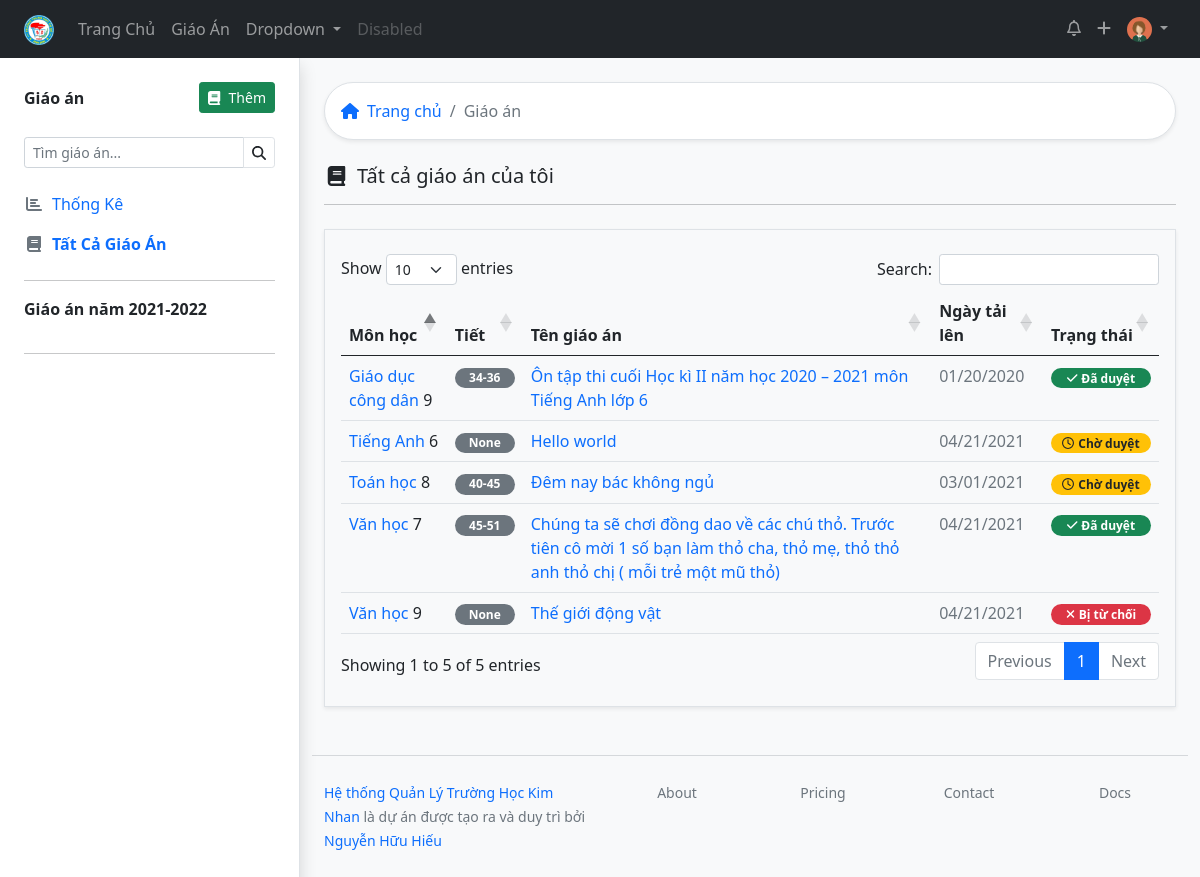
The page /lessons/ (signed in) on the database as committed earlier.
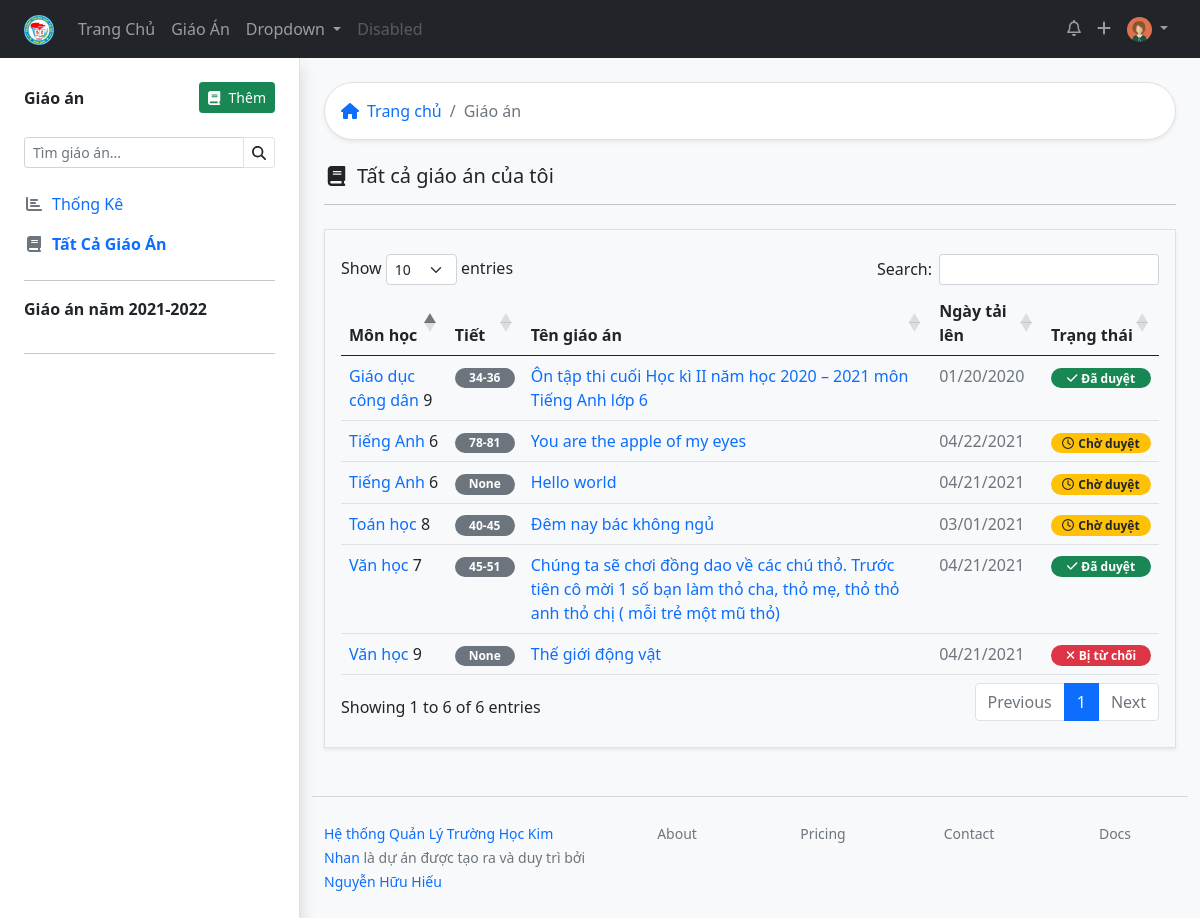
The same page on the database as committed later.
### lessonmanagement/models.py (models this page shows, shortened)
class Lesson(models.Model):
    title = models.CharField(max_length=200)
    upload_time = models.DateTimeField(auto_now_add=True)
    lesson_path = models.FileField(upload_to='test/')
    LEVEL_CHOICES = [
        (6, 6),
        (7, 7),
        (8, 8),
        (9, 9)
    ]
    level = models.IntegerField(choices=LEVEL_CHOICES, null=True, blank=True)
    description = models.CharField(max_length=200, null=True, blank=True)
    teacher = models.ForeignKey(Teacher, related_name="teacher", on_delete=models.SET_NULL, null=True, blank=True)
    checker = models.ForeignKey(Teacher, related_name="checker", on_delete=models.SET_NULL, null=True, blank=True)
    classyear_list = models.ManyToManyField(ClassYear, through="LessonClassYear")
    check_date = models.DateTimeField(auto_now = True, blank=True, null=True)
    subject = models.ForeignKey(Subject, on_delete=models.SET_NULL, null=True, blank=True)
    slug_subject = models.SlugField(max_length=200, null=True, blank=True)
    start_number_lesson = models.IntegerField(null=True, blank=True, help_text="Bài giảng này ở tiết số mấy")
    cout_number_lesson = models.IntegerField(null=True, blank=True, help_text="Bài giảng này trong bao nhiêu tiết")
    STATUS_CHOICES = [
    ('pending', 'Chờ duyệt'),
    ('acept', 'Đã duyệt'),
    ('deny', 'Bị từ chối'),
    ]
    status = models.CharField(max_length=10, blank=True, choices=STATUS_CHOICES ,default='pending')
    note_checker = models.CharField(max_length=200, blank=True)
    class Meta:
        verbose_name = "Giáo Án"
        verbose_name_plural = "Giáo Án"
        ordering = ["-upload_time"]

class SubjectAbstract(models.Model):
    title = models.CharField(max_length=20, verbose_name="Tên môn học", help_text="Tên chính xác của môn học theo quy định của Bộ Giáo Dục")
    description = models.TextField("Mô tả môn học", blank=True)
    coverimage = models.ImageField("Ảnh bìa cho môn học", upload_to = "subject/", null = True, blank = True)
    class Meta:
        abstract = True
    def __str__(self):
        return self.title

class Subject(SubjectAbstract):
    group = models.ForeignKey("GroupSubject", related_name='subject123',on_delete=models.SET_NULL, null=True, blank=True)
    subject_slug = models.SlugField(max_length=200, null=True, blank=True)
    member = models.ManyToManyField(Teacher, through="SubjectTeacher")
    classyear = models.ManyToManyField("ClassYear", through="SubjectClassYear")
    class Meta:
        verbose_name = "Môn học"
        verbose_name_plural = "Môn học"

### lessonmanagement/views.py (the view)
# urls.py: path('lessons/', views.alllessons, name="alllessons"),
def alllessons(request):
    lesson = Lesson.objects.filter(teacher=request.user.teacher.id).order_by('-upload_time')
    if now.month < 9:
        listyear = [now.year, now.year-1]
        lesson_toyear = Lesson.objects.filter(teacher=request.user.teacher.id).filter(upload_time__year__in=listyear)
    else:
        lesson_toyear = Lesson.objects.filter(teacher=request.user.teacher.id).filter(upload_time__year=now.year)
    lesson_pending = Lesson.objects.filter(teacher=request.user.teacher.id).filter(status="pending").order_by('-upload_time')
    lesson_acept = Lesson.objects.filter(teacher=request.user.teacher.id).filter(status="acept").order_by('-upload_time')
    lesson_deny = Lesson.objects.filter(teacher=request.user.teacher.id).filter(status="deny").order_by('-upload_time')
    teachersubjectclassyear = SubjectClassYear.objects.filter(teacher=request.user.teacher.id)
    context = {'lesson_list':lesson,'teachersubjectclassyear':teachersubjectclassyear, 'now': now, 'lesson_pending':lesson_pending,'lesson_acept':lesson_acept, 'lesson_deny':lesson_deny,'lesson_toyear':lesson_toyear
    }
    return render(request, 'all_lessons.html', context)

### lessonmanagement/models.py (called while the page is built)
    def full_name(self):
        return '%s %s' % (self.firstname, self.lastname)

    def subjectclassyear_list(self):
        return SubjectClassYear.objects.filter(teacher=self.id).filter(is_teach_now = True).values('subject__title', 'subject__subject_slug', 'classyear__class_level_field').distinct()

    def list_lesson(self):
        return Lesson.objects.filter(teacher=self.id)

    def all_lessons(self):
        return Lesson.objects.filter(teacher=self.id)

    def time_now(self):
        return now

### lessonmanagement/templates/all_lessons.html (shortened to what this page needs)
{% extends 'base_withsidebar.html' %}
{% block content %}
{% load static %}
<div class="bg-white border shadow-sm p-3 rounded-pill mb-4">
  <nav aria-label="breadcrumb">
    <ol class="breadcrumb m-0 ">
      <li class="breadcrumb-item"><a href="{% url 'index' %}" class="text-decoration-none"><i class="fas fa-home me-2"></i>Trang chủ</a></li>
      <li class="breadcrumb-item active"> Giáo án</li>
    </ol>
  </nav>
</div>
{% if request.user.teacher.all_lessons %}
<h5><i class="fas fa-book fa-fw me-2 "></i>Tất cả giáo án của tôi</h5>
<hr class="mb-4">
            <div class="border py-4 px-3 shadow-sm">
                {% include "tableall.html" %}
            </div>
            {% endif %}
  {% endblock %}

### lessonmanagement/templates/tableall.html (shortened to what this page needs)
<table id="exampletable" class="table table-hover  " style="width:100%">
    <thead >
        <tr>
            <th>Môn học</th>
            <th>Tiết</th>
            <th>Tên giáo án</th>
            <th>Ngày tải lên</th>
            <th>Trạng thái</th>
        </tr>
    </thead>
    <tbody>
        {% for lesson in request.user.teacher.all_lessons %}
        <tr>
            <td> <a href="#" class="text-decoration-none"> {{ lesson.subject }} </a>{{ lesson.level }}
            </td>
            <td>
                <span class="badge rounded-pill bg-secondary" style="width: 60px;">{{ lesson.start_number_lesson}}{% if lesson.cout_number_lesson > 1 %}-{{ lesson.start_number_lesson|add:lesson.cout_number_lesson }} {% endif %}</span>
            </td>
            <td><a href="{% url 'lesson' lesson.id %}" class="text-decoration-none">{{ lesson.title }}  </a></td>
            <td class="text-muted" >{{ lesson.upload_time|date:"SHORT_DATE_FORMAT" }}</td>
            <td>                    {% if lesson.status == "pending" %}
                <span class="badge bg-warning text-dark rounded-pill" style="width: 100px;"><i class="far fa-clock me-1"></i>{{ lesson.get_status_display}}</span>
                {% elif lesson.status == "acept" %}
                <span class="badge bg-success  rounded-pill"  style="width: 100px;"><i class="fas fa-check me-1"></i>{{ lesson.get_status_display}}</span>
                 {% elif lesson.status == "deny" %}
                 <span class="badge bg-danger  rounded-pill"  style="width: 100px;"><i class="fas fa-times me-1"></i>{{ lesson.get_status_display}}</span>
                {% endif %} </td>
        </tr>
        {% endfor %}
    </tbody>
</table>

Rows that differ between the two databases and show on the page:
added Lesson: subject "Tiếng Anh", level "6", start_number_lesson "78", start_number_lesson|add "81", title "You are the apple of my eyes", upload_time "04/22/2021", status "Chờ duyệt"
Other text that changed with them:
text written by a page script: "Show entries Search: Showing 1 to 5 of 5 entries Previous 1 Next" → "Show entries Search: Showing 1 to 6 of 6 entries Previous 1 Next"
